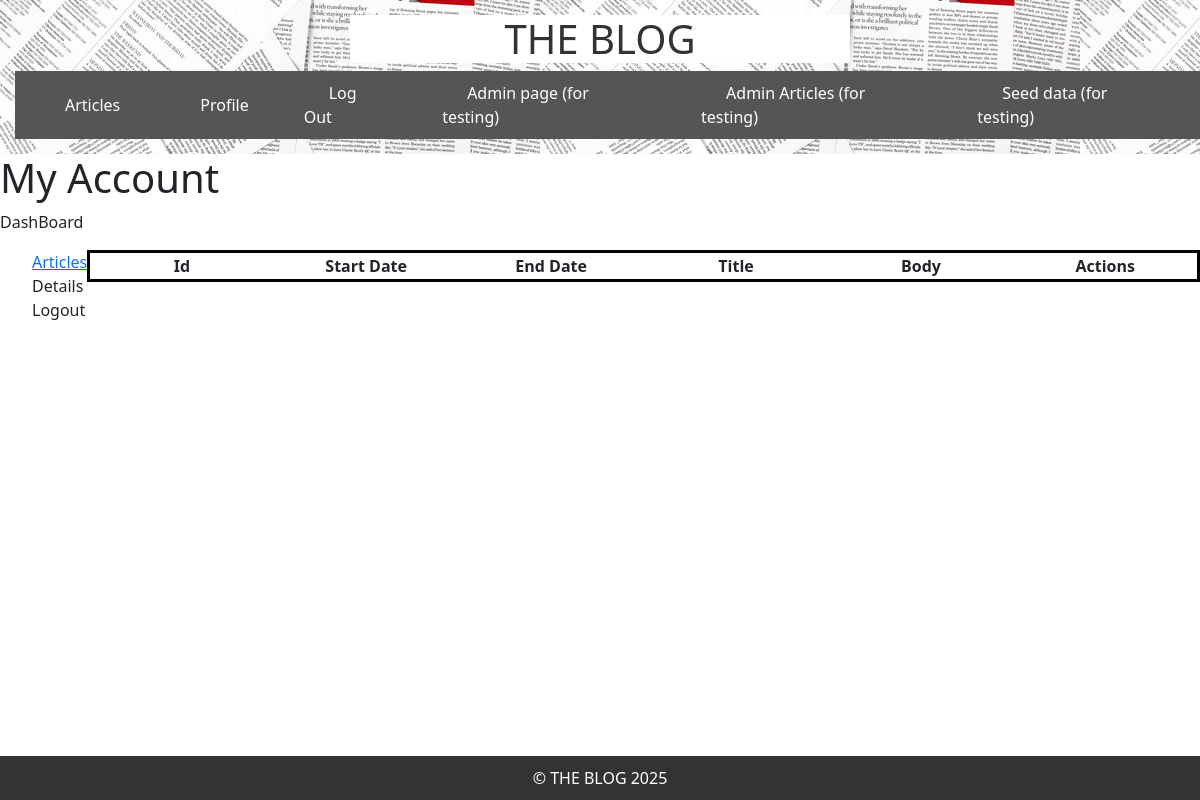
Page /profile.php (signed in) on the earlier database version.
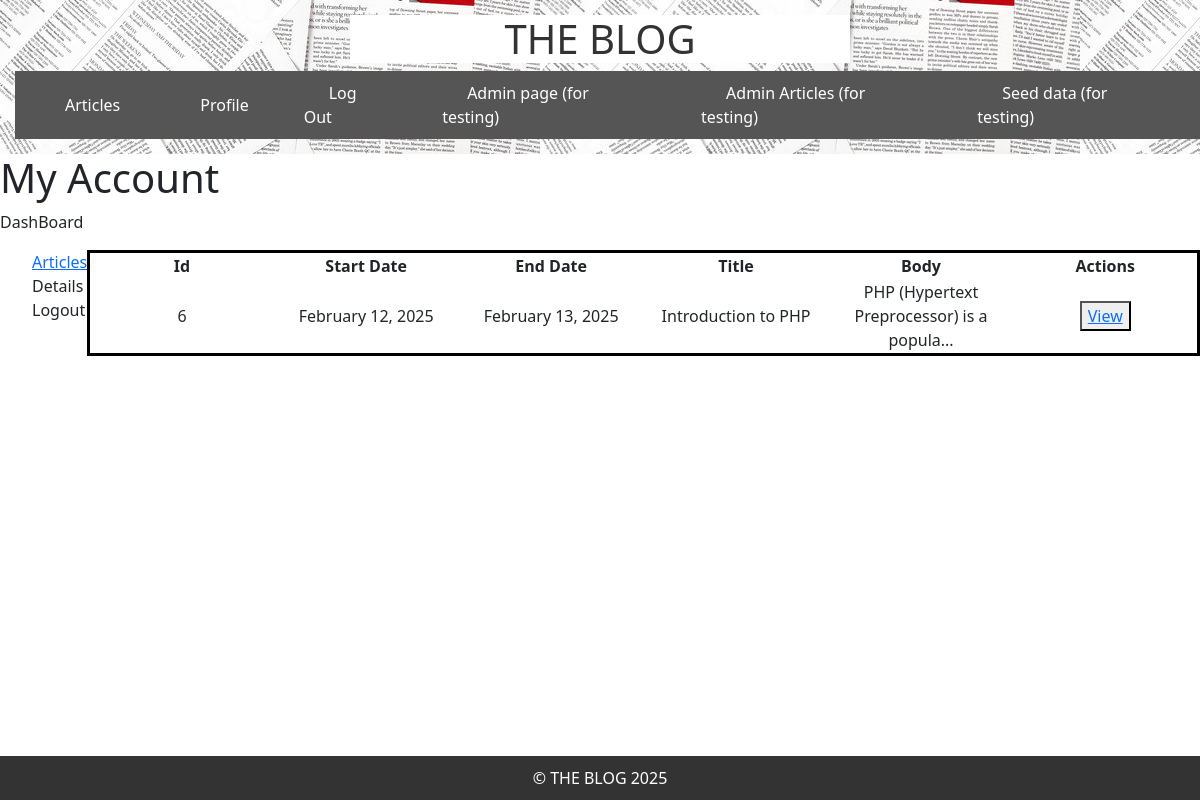
Same page on the later database version.
### tables this page shows
CREATE TABLE Article
    (
        ArticleId Integer PRIMARY KEY,
        Title VARCHAR(255) NOT NULL,
        Body Text NOT NULL,
        CreateDate DATE NOT NULL,
        StartDate DATE NOT NULL,
        EndDate DATE NOT NULL,
        ContributorUsername VARCHAR(50) NOT NULL,
        FOREIGN KEY (ContributorUsername) REFERENCES Users(Username)
    );

### profile.php (the view, shortened to what this page needs)
<?php
    include('templates/header.php');
    $db = getDatabase();
    $dbQuery = "SELECT Title, Body, StartDate, EndDate, ContributorUsername, ArticleId FROM Article WHERE ContributorUsername = ?";
    $perparedstmt = $db->prepare($dbQuery);
    $perparedstmt->bindParam(1, $_SESSION["name"]);
    $result = $perparedstmt->execute();
    echo '<body id="profileBody">';
    echo "<div>
    <div id='headerContainer'>
        <h1 id='mainProfile'>My Account</h1>
        <p>DashBoard</p>
    </div>
    <div id='mainContain'>
    <div>
        <ul id='profileList'>
            <li><a href='#'>Articles</a></li>
            <li>Details</li>
            <li>Logout</li>
        </ul>
    </div>
    <div>
        <table id='profileTable'>
            <thead>
                <tr>
                    <th>Id</th>
                    <th>Start Date</th>
                    <th>End Date</th>
                    <th>Title</th>
                    <th>Body</th>
                    <th>Actions</th>
                </tr>
            </thead>
            <tbody>
    ";
    while($data = $result->fetchArray()){
        $dateStart = date_create($data[2]);
        $dateStart = date_format($dateStart, ("F d, Y"));
        $dateEnd = date_create($data[3]);
        $dateEnd = date_format($dateEnd, ("F d, Y"));
        $str = substr($data[1], 0, 50);
        echo "
        <tr>
        <td>{$data[5]}</td>
        <td>{$dateStart}</td>
        <td>{$dateEnd}</td>
        <td>{$data[0]}</td>
        <td>{$str}...</td>
        <td><button><a href='/article.php?id={$data[5]}'>View</a></button></td>
        </tr>
        ";
    }
    echo "
            </tbody>
        </table>
    </div>
    </div>
    ";
    echo '
    </div>
    </body>';
    include('templates/footer.php');
?>

Differences in the rows shown:
added article: ArticleId "6", StartDate "February 12, 2025", EndDate "February 13, 2025", Title "Introduction to PHP", Body "PHP (Hypertext Preprocessor) is a popula"
